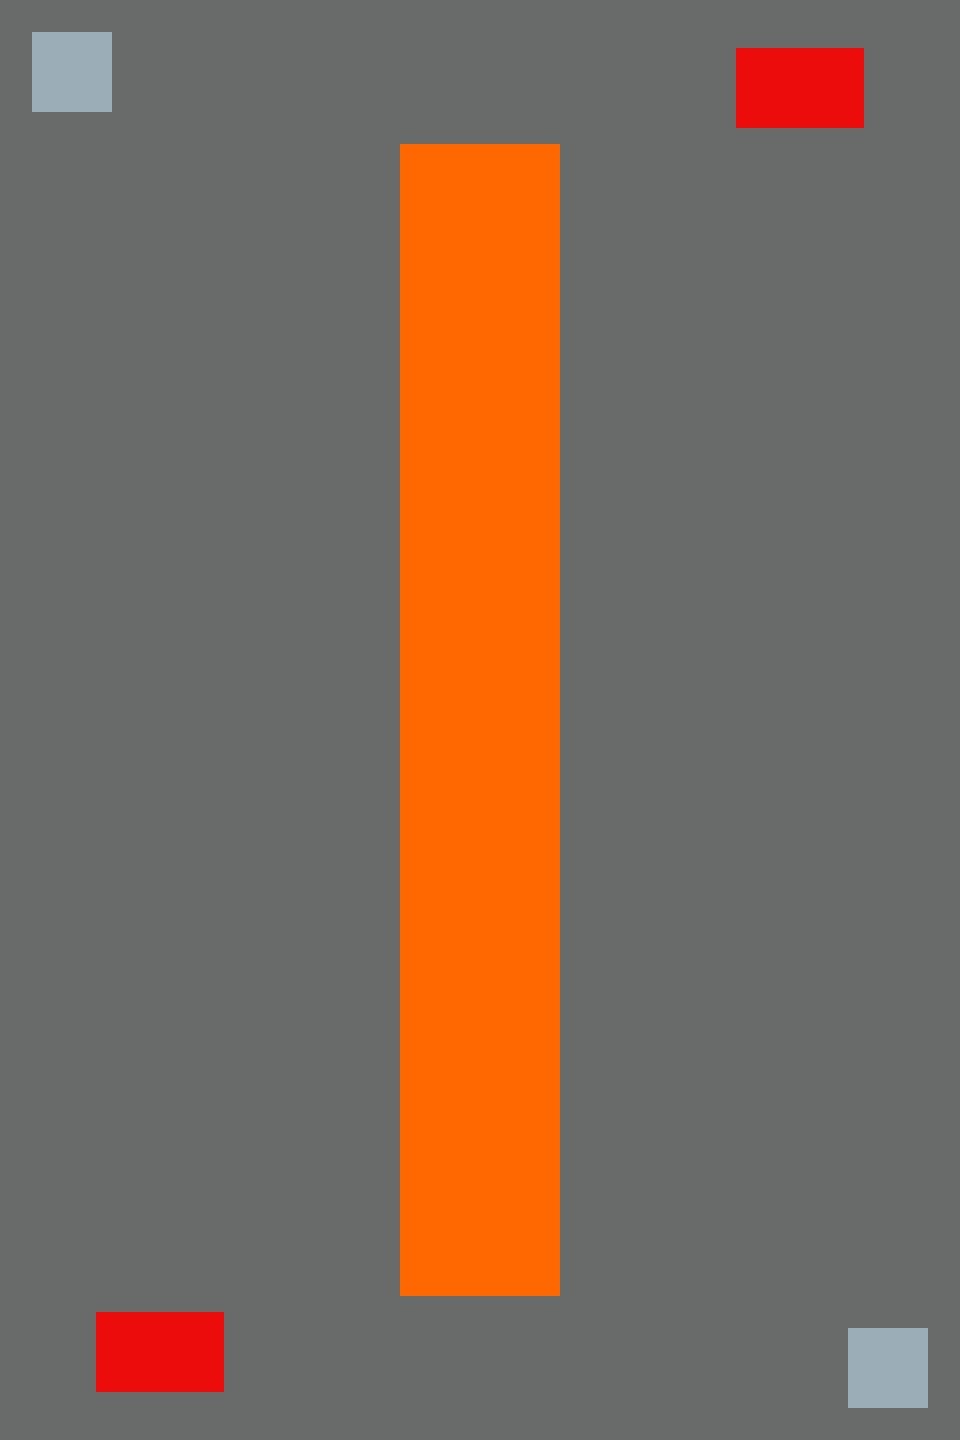

This game map was drawn from its Tiled (.tmx) file and the tilesets committed beside it. A one-line description and the trimmed map source follow:
An orthogonal 60x90 tile map with 16x16 px tiles, 5 tile layers (background, friend-birth, enemy-birth, mainstreet, ...).

<map version="1.0" orientation="orthogonal" renderorder="left-down" width="60" height="90" tilewidth="16" tileheight="16" nextobjectid="1">
 <tileset firstgid="1" name="colors" tilewidth="16" tileheight="16" tilecount="6" columns="0">
  <tile id="0">
   <image width="16" height="16" source="textures/background.png" />
  </tile>
  <tile id="1">
   <image width="16" height="16" source="textures/barricade.png" />
  </tile>
  <tile id="2">
   <image width="16" height="16" source="textures/mainstreet.png" />
  </tile>
  <tile id="3">
   <image width="16" height="16" source="textures/path.png" />
  </tile>
  <tile id="4">
   <image width="16" height="16" source="textures/sideway.png" />
  </tile>
  <tile id="5">
   <image width="16" height="16" source="textures/enemy.png" />
  </tile>
 </tileset>
 <layer name="background" width="60" height="90">
  <data>[5400 cells, 5400 non-empty, 1 distinct tile ids]</data>
 </layer>
 <layer name="friend-birth" width="60" height="90">
  <data>[5400 cells, 80 non-empty, 2 distinct tile ids]</data>
 </layer>
 <objectgroup name="friend-base" />
 <layer name="enemy-birth" width="60" height="90">
  <data>[5400 cells, 40 non-empty, 1 distinct tile ids]</data>
 </layer>
 <objectgroup name="enemy-birth" />
 <layer name="mainstreet" width="60" height="90">
  <data>[5400 cells, 720 non-empty, 1 distinct tile ids]</data>
 </layer>
 <layer name="side-way" width="60" height="90">
  <data>[5400 cells, 50 non-empty, 1 distinct tile ids]</data>
 </layer>
</map>
